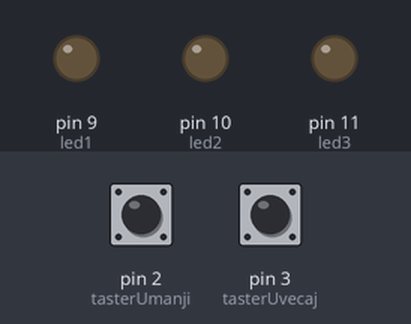
This sketch was run on a simulated Arduino Uno, built with avr-gcc and run on an emulated ATmega328P. On the bench: output pins drawn as LEDs (lit = HIGH). The test bench sets the inputs (shaded band); at power-on: pin 3 (tasterUvecaj) LOW, pin 2 (tasterUmanji) LOW.

Above: at 1.2 s.
1.3 s: pin 3 (tasterUvecaj) pulled HIGH for 0.15 s
At 2.5 s:
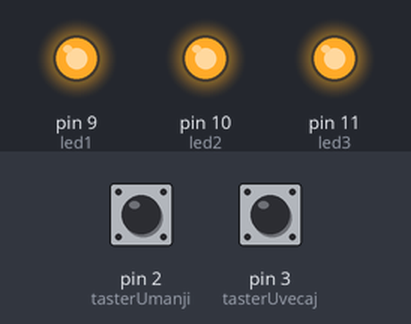
2.9 s: pin 2 (tasterUmanji) pulled HIGH for 0.15 s
At 3.9 s:
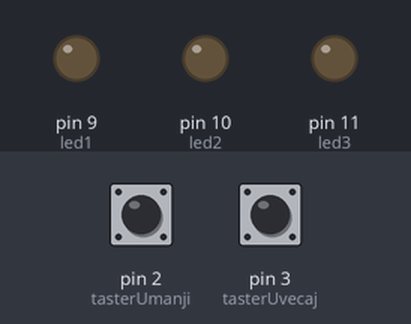
4.5 s: pin 3 (tasterUvecaj) pulled HIGH for 1 s
At 5.1 s:
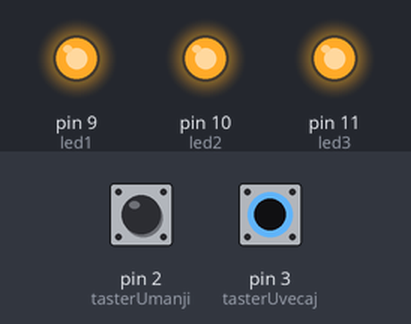
7.0 s: pin 2 (tasterUmanji) pulled HIGH for 1 s
At 8.2 s:
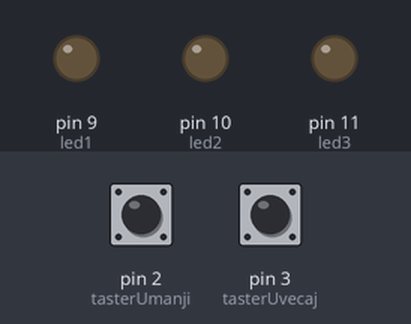
Timing chart, 0 to 10.0 s (numbered marks = the images above; inputs shaded):
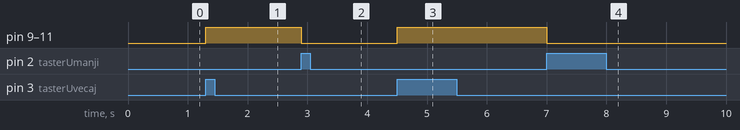

Measured:
- after the input at 1.3 s, pin 9 (led1), pin 10 (led2), pin 11 (led3): LOW → HIGH at once
- after the input at 2.9 s, pin 9 (led1), pin 10 (led2), pin 11 (led3): HIGH → LOW at once
- after the input at 4.5 s, pin 9 (led1), pin 10 (led2), pin 11 (led3): LOW → HIGH at once
- after the input at 7.0 s, pin 9 (led1), pin 10 (led2), pin 11 (led3): HIGH → LOW at once

The sketch:

Test_Program-4ETR-B6.ino
```cpp
// pinovi na koje su povezane diode, obavezno moraju da podrzavaju PWM
const int led1 = 9;
const int led2 = 10;
const int led3 = 11;

// pinovi na koje su povezani tasteri, moraju da budu 2 i 3 zbog koriscenja prekida  (interrupt-a)
const int tasterUvecaj = 3;
const int tasterUmanji = 2;

// pocetno stanje osvetljaja dioda
// volatile - jer se vrednost menja u funkcijama prekida
volatile int ukljuci = LOW;

void setup() {
  // Pinovi na koje su povezane diode se definisu da rade kao izlazi
  pinMode(led1, OUTPUT);
  pinMode(led2, OUTPUT);
  pinMode(led3, OUTPUT);

  // Pinovi na koje su povezani tasteri se definisu da rade kao ulazi
  // i to realizovani preko pullup otpornika
  pinMode(tasterUvecaj, INPUT);
  pinMode(tasterUmanji, INPUT);

  // pocetno stanje dioda - iskljucene (ne svetle);
  digitalWrite(led1, LOW);
  digitalWrite(led2, LOW);
  digitalWrite(led3, LOW);

  // Osluskivanje stanja tastera - pritisak bilo kog tastera poziva odgovarajucu funckiju
  attachInterrupt(digitalPinToInterrupt(tasterUvecaj), ukljuciDiode, RISING);
  attachInterrupt(digitalPinToInterrupt(tasterUmanji), iskljuciDiode, RISING);
}

void loop()
{
  digitalWrite(led1, ukljuci);
  digitalWrite(led2, ukljuci);
  digitalWrite(led3, ukljuci);
}

void ukljuciDiode() {
  ukljuci = HIGH;
}

void iskljuciDiode() {
  ukljuci = LOW;
}
```
